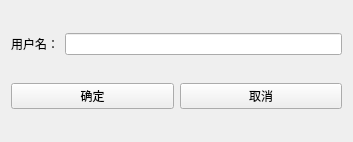
<?xml version="1.0" encoding="UTF-8"?>
<ui version="4.0">
 <class>SetUserName</class>
 <widget class="QWidget" name="SetUserName">
  <property name="geometry">
   <rect>
    <x>0</x>
    <y>0</y>
    <width>353</width>
    <height>142</height>
   </rect>
  </property>
  <property name="windowTitle">
   <string>用户名</string>
  </property>
  <layout class="QVBoxLayout" name="verticalLayout">
   <item>
    <layout class="QHBoxLayout" name="horizontalLayout">
     <item>
      <widget class="QLabel" name="label">
       <property name="layoutDirection">
        <enum>Qt::RightToLeft</enum>
       </property>
       <property name="text">
        <string>用户名：</string>
       </property>
      </widget>
     </item>
     <item>
      <widget class="QLineEdit" name="lineEdit_userName"/>
     </item>
    </layout>
   </item>
   <item>
    <layout class="QHBoxLayout" name="horizontalLayout_2">
     <item>
      <widget class="QPushButton" name="pushButton_Save">
       <property name="text">
        <string>确定</string>
       </property>
      </widget>
     </item>
     <item>
      <widget class="QPushButton" name="pushButton_Cancel">
       <property name="text">
        <string>取消</string>
       </property>
      </widget>
     </item>
    </layout>
   </item>
  </layout>
 </widget>
 <resources/>
 <connections/>
</ui>
